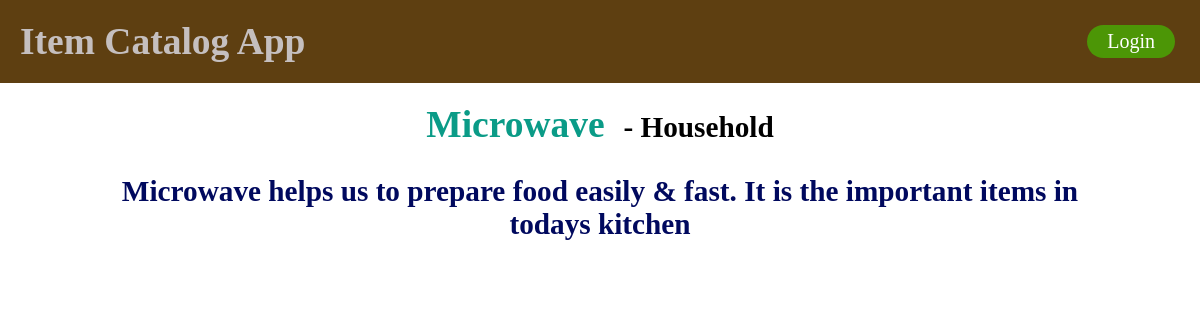
Page /catalog/2/4 on the committed database.
### db_setup.py (models this page shows, shortened)
class Items(Base):
    __tablename__ = 'item'
    name = Column(String(80), nullable=False)
    id = Column(Integer, primary_key=True)
    description = Column(String(250))
    category_id = Column(Integer, ForeignKey('category.id'))
    Category = relationship(Category, single_parent=True)
    user_id = Column(Integer, ForeignKey('user.id'))
    user = relationship(Users)

class Category(Base):
    __tablename__ = 'category'
    id = Column(Integer, primary_key=True)
    name = Column(String(250), nullable=False)
    user_id = Column(Integer, ForeignKey('user.id'))
    user = relationship(Users)

### project.py (the view)
@app.route('/catalog/<int:category_id>/<int:item_id>')
def showItem(category_id, item_id):
    DBSession = sessionmaker(bind=engine)
    session = DBSession()
    category = session.query(Category).filter_by(id=category_id).one()
    item = session.query(Items).filter_by(id=item_id).one()
    if 'username' not in login_session or \
            item.user_id != login_session['user_id']:
        return render_template('public_item.html', category=category,
                               item=item)
    else:
        return render_template('item.html', category=category, item=item)

### templates/public_item.html (shortened to what this page needs)
<!DOCTYPE html>
<html>
{% include "header.html" %}
  <head>
    <link type=text/css rel=stylesheet href="{{url_for('static', filename='styles.css')}}">
  </head>
  <body>
<div class="item">
  <h2 style="color:rgb(10, 155, 135)" class="inline">{{item.name}}</h2>
  <h3 style="color:black" class="inline">- {{category.name}}</a></h3>
  <h3 style="color:rgb(0, 9, 94)"class="description">{{item.description}}</h3>
</div>
</body>
</html>

### static/styles.css (style rules this page uses)
body { font-size: 25px; margin: 0px; }
.inline { display: inline; }
.item { text-align: center; padding-top: 20px; }
.description { max-width: 80%; padding-left: 10%; }

### rows in the picture
Items: name "Microwave", description "Microwave helps us to prepare food easily & fast. It is the important items in todays kitchen"
Category: name "Household"
